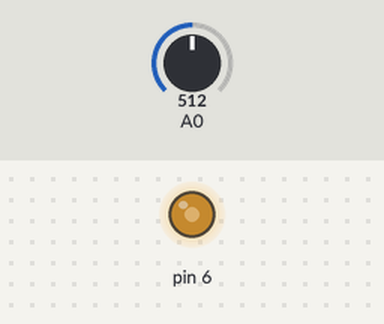
Recording of a sketch running on a simulated Arduino Uno, built with avr-gcc and run on an emulated ATmega328P. Parts: output pins drawn as LEDs (lit = HIGH). The test bench sets the inputs (shaded band); at power-on: A0 = 512. What the sketch prints to the serial monitor is not drawn.

Above: at 0.1 s.
Timing chart, 0 to 1.6 s (numbered marks = the images above):
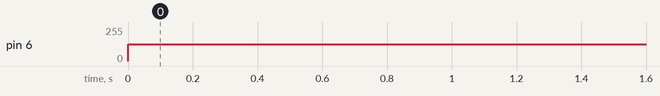

Measured:
- by itself, pin 6: 0/255 → 127/255 at 0.00 s

The sketch:

Osciloscopio_Simple.ino
```cpp
void setup(){
  pinMode(6, OUTPUT);
  Serial.begin(9600);
}

void loop(){
  int analogValue;
  float voltage;

  analogWrite(6, 127);
  analogValue = analogRead(A0); //Sonda en A0
  voltage = analogValue/204.6;

  Serial.println(voltage);
}
```
